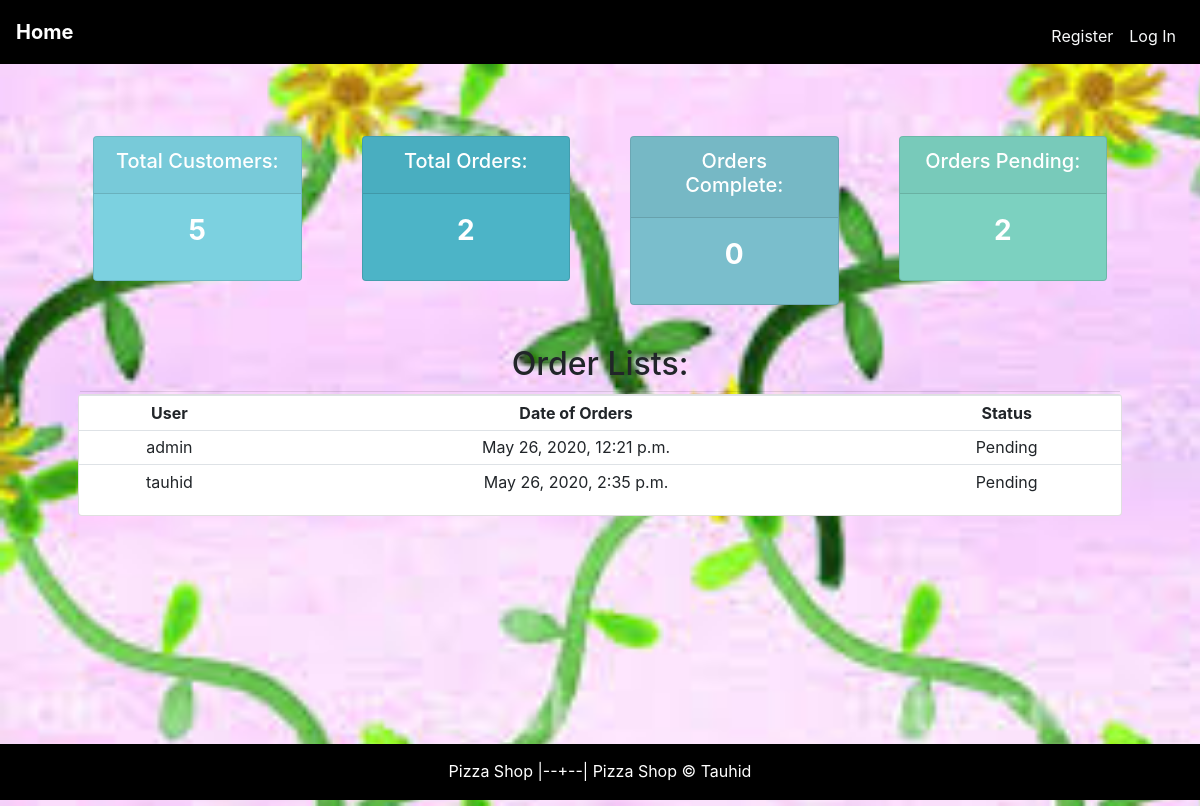
/gen_status, run on the app's committed database.
### orders/models.py (models this page shows, shortened)
class Order(models.Model):
    user = models.ForeignKey(User, on_delete=models.CASCADE)
    order_total = models.DecimalField(max_digits=6, decimal_places=2, default=0.00)
    status = models.CharField(max_length=64, default="Pending")
    date = models.DateTimeField(auto_now_add=True, blank=True)
    order_number = models.IntegerField(null=True)
    toppings_left = models.IntegerField(null=True)
    state = models.CharField(max_length=64,null=True )

### orders/views.py (the view)
# urls.py: path('gen_status', views.gen_status, name="gen_status"),
def gen_status(request):
    orders = Order.objects.all()
    customers = User.objects.all()
    total_customers = customers.count()
    total_orders = orders.count()
    Completed = orders.filter(status='Completed').count()
    pending = orders.filter(status='Pending').count()
    context= {'orders':orders, 'customers':customers, 'total_customers': total_customers,
    'total_orders':total_orders, 'Completed':Completed, 'pending': pending}
    return render(request, 'orders/gen_status.html', context)

### orders/templates/orders/gen_status.html (shortened to what this page needs)
{% extends 'orders/base.html' %}
{% block main %}
<br>
<div class="row">
  <div class="col">
        <div class="col-md">
            <div class="card text-center text-white mb-3" id="total-customers">
              <div class="card-header">
                <h5 class="clar-title">Total Customers:</h5>
              </div>
                <div class="card-body">
                   <h3 class="card-title">{{total_customers}}</h3>
                </div>
              </div>
          </div>
     </div>
  <div class="col">
      <div class="col-md">
          <div class="card text-center text-white mb-3" id="total-orders">
            <div class="card-header">
              <h5 class="clar-title">Total Orders:</h5>
            </div>
              <div class="card-body">
                 <h3 class="card-title">{{total_orders}}</h3>
              </div>
            </div>
        </div>
   </div>
   <div class="col">
         <div class="col-md">
             <div class="card text-center text-white mb-3" id="orders-delivered">
               <div class="card-header">
                 <h5 class="clar-title">Orders Complete:</h5>
               </div>
                 <div class="card-body">
                    <h3 class="card-title">{{Completed}}</h3>
                 </div>
               </div>
           </div>
      </div>
    <div class="col">
          <div class="col-md">
              <div class="card text-center text-white mb-3" id="orders-pending">
                <div class="card-header">
                  <h5 class="clar-title">Orders Pending:</h5>
                </div>
                  <div class="card-body">
                     <h3 class="card-title">{{pending}}</h3>
                  </div>
                </div>
            </div>
       </div>
  </div>
<br>
<div class="row">
           <div class="col-md-12">
          <h2 class="text-#1f1a0b">Order Lists:</h2>
           <hr>
            <div class="card card body">
                   <table class="table table-sm">
                      <tr>
                        <th>User</th>
                        <th>Date of Orders</th>
                        <th>Status</th>
                      </tr>
                      {% for order in orders %}
                      <tr>
                        <td>{{order.user}}</td>
                        <td>{{order.date}}</td>
                        <td>{{order.status}}</td>
					  </tr>
                      {% endfor %}
                    </table>
              </div>
          </div>
    </div>
{% endblock %}

### orders/static/orders/styles.css (style rules this page uses)
body { background-image: url("background.jpg"); background-size: cover; background-attachment: fixed; }
h3 { font-weight: 700; }
hr { margin: 2px; }

### orders/templates/orders/gen_status.html (style rules this page uses)
body { background-color:#ebeff5; }
#total-customers { background-color:#7cd1e0; }
#total-orders { background-color:#4cb4c7; }
#orders-delivered { background-color:#7abecc; }
#orders-pending { background-color:#7cd1c0; }

### data on the page
Order: user "admin", date "May 26, 2020, 12:21 p.m.", status "Pending"
Order: user "tauhid", date "May 26, 2020, 2:35 p.m.", status "Pending"

### other printed values
{{ total_customers }} "5"
{{ total_orders }} "2"
{{ Completed }} "0"
{{ pending }} "2"
